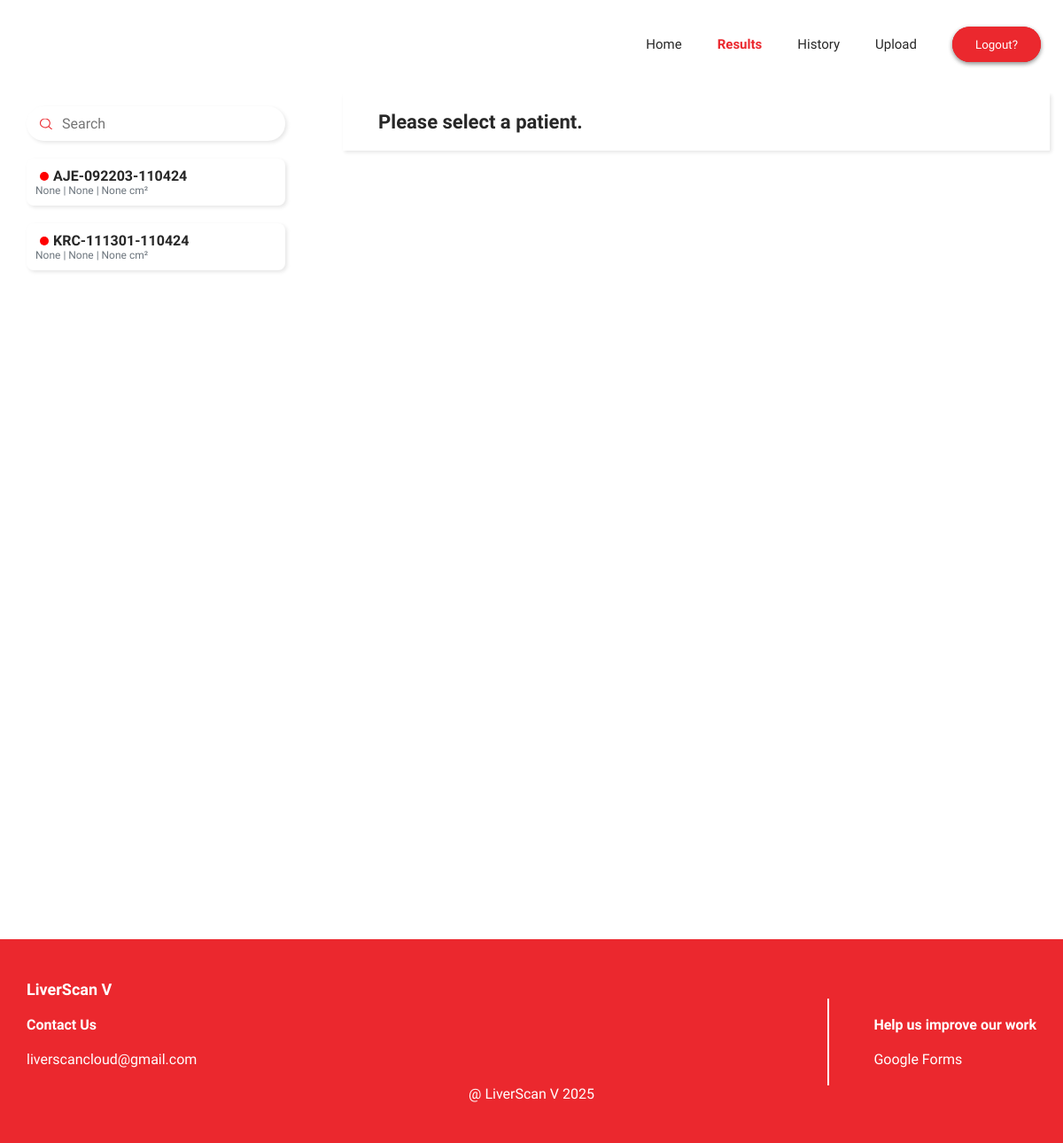
Before: /doctor/results (signed in) with the older database file.
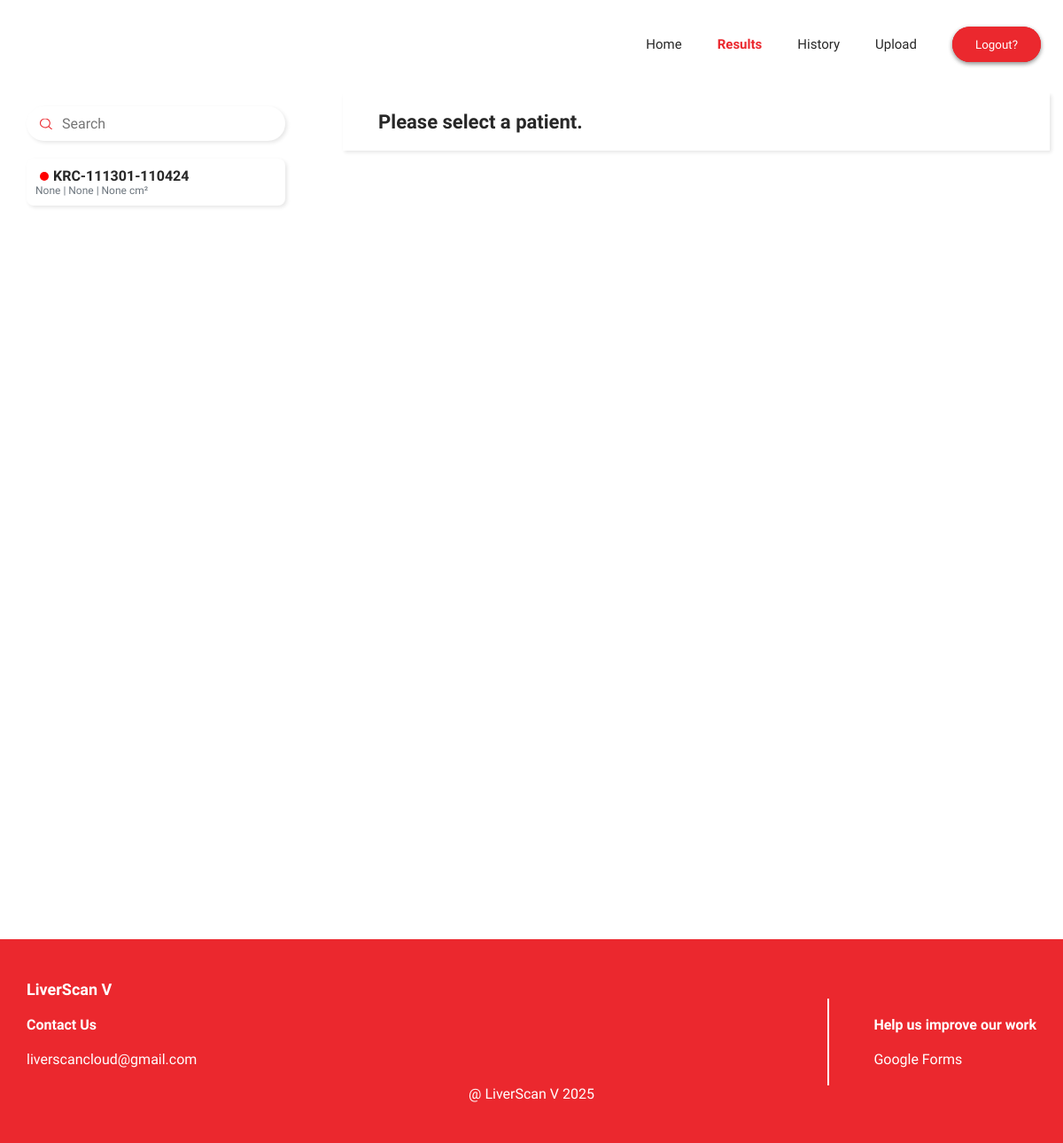
After: the same page with the newer database file.
### liverscan/models.py (models this page shows, shortened)
class Diagnosis(models.Model):
    DIAGNOSIS_CHOICES = [
        ('abscess', 'Abscess'),
        ('cyst', 'Cyst'),
        ('tumor', 'Tumor'),
        ('none', 'None'),
    ]
    STATUS_CHOICES = [
        (1, "Input sent for prediction."),
        (2, "Prediction is ready."),
        (3, "Final diagnosis submitted."),
    ]
    patient_id = models.CharField(max_length=22)
    status = models.IntegerField(choices=STATUS_CHOICES)
    doctor_assigned = models.ForeignKey(CustomUser, on_delete=models.PROTECT)
    patient_initials = models.CharField(max_length=10)
    birthday = models.DateField()
    diagnosis_date = models.DateField()
    unenhanced_ct = models.ImageField(blank=True, null=True, upload_to='ct_scans/unenhanced/')
    arterial_ct = models.ImageField(blank=True, null=True, upload_to='ct_scans/arterial/')
    portal_venous_ct = models.ImageField(blank=True, null=True, upload_to='ct_scans/portal_venous/')
    initial_diagnosis = models.CharField(null=True, max_length=7, choices=DIAGNOSIS_CHOICES)
    confidence = models.DecimalField(null=True, max_digits=4, decimal_places=2)
    area = models.DecimalField(null=True, max_digits=6, decimal_places=2)
    remarks = models.TextField(blank=True, null=True)
    final_diagnosis = models.CharField(blank=False, null=True, max_length=7, choices=DIAGNOSIS_CHOICES)

### lssite/views.py (the view)
# urls.py: path('doctor/results', doctor_results_view, name='doctor-results'),
@user_passes_test(doctor_required)
def doctor_results_view(request):
    logout_view(request)
    context = {}
    context['curr_page'] = 'doctor-results'
    context['diagnoses'] = Diagnosis.objects.filter(status__lt = 3)
    if request.method == 'POST':
        validate_diagnosis(request=request)
    return render(request, 'doctor_results.html', context=context)

### lssite/views.py (called while the page is built)
def logout_view(request):
    if request.method == "POST":
        if 'logout' in request.POST:
            logout(request)
            print('\n\n can we redirect chat \n\n')
            return redirect('home')

def doctor_required(user):
    return user.role == 'doctor'

### templates/doctor_results.html (shortened to what this page needs)
{% extends 'main/main.html' %}
{% load static %}
{% block content %}
<div class="assigned-reports">
    <div class="assigned-reports-left-panel">
        <div class="search-container">
            <input type="text" placeholder="Search" class="search-input" id="search-input">
            <img src="{% static 'img/search.svg' %}" alt="Search" class="search-icon">
        </div>
        <div class="assigned-reports-card-container">
            {% for diagnosis in diagnoses %}
            <div class="assigned-reports-card" data-target="{{ diagnosis.id }}" data-id="{{ diagnosis.id }}" onclick="fetchDiagnosisDetails('{{ diagnosis.id }}')">
                <div class="assigned-reports-card-content">
                    <h2 class="search-items" style="display: flex; align-items: center; ">
                        {% if diagnosis.status == 1  %}
                        <svg  style="margin: 0px 5px 0px 5px;" width="10" height="10">
                            <circle cx="5" cy="5" r="5" fill="red" />
                        </svg>
                        {% endif %}
                        {{ diagnosis.patient_id }}</h2>
                    <p>{{ diagnosis.initial_diagnosis }} | {{ diagnosis.confidence }} | {{ diagnosis.area }} cm&sup2;</p>
                </div>
            </div>
            {% endfor %}
        </div>
    </div>
    <div class="assigned-reports-right-panel" id="assigned-reports-right-panel">
        <div class="assigned-reports-report-details">
            <div class="no-form-selected" style="display: block;"><h1>Please select a patient.</h1></div>
        </div>
    </div>
</div>
{% endblock %}

Changed rows visible on the page:
no longer on this page (row edited): Diagnosis: status 1 (drawn), patient_id "AJE-092203-110424", initial_diagnosis "None", confidence "None", area "None"
